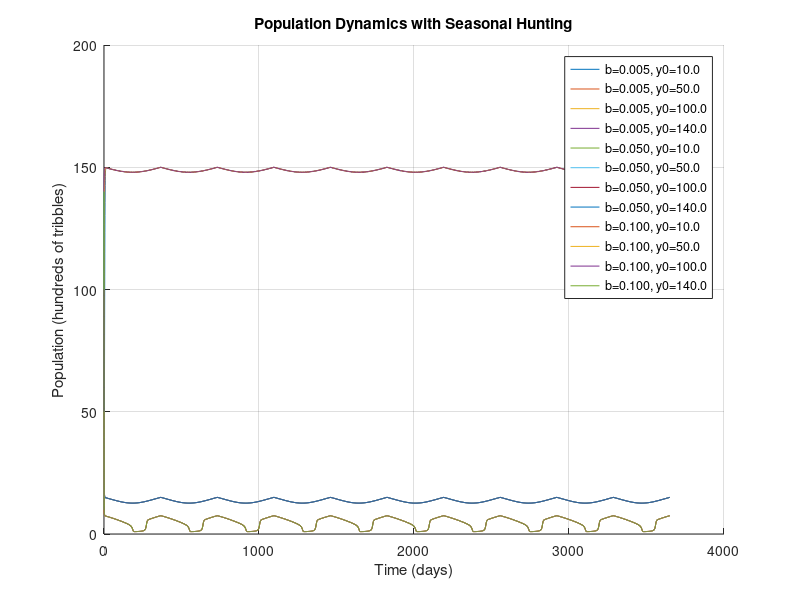

The MATLAB source for this figure:
a = 0.75; p = 1.5; q = 1.25;
b_values = [0.005, 0.05, 0.1];
T = 10*365;
t_span = [0, T];

H_seasonal = @(t, y) (p * y.^3) ./ (q + y.^3) .* abs(sin(pi * t / 365));

figure;
hold on;
for i = 1:length(b_values)
    b = b_values(i);
    f_seasonal = @(t, y) a * y - b * y.^2 - H_seasonal(t, y);
    
    for y0 = [10, 50, 100, 140]
        [t, y] = ode45(f_seasonal, t_span, y0);
        plot(t, y, 'DisplayName', sprintf('b=%.3f, y0=%.1f', b, y0));
    end
end
xlabel('Time (days)');
ylabel('Population (hundreds of tribbles)');
title('Population Dynamics with Seasonal Hunting');
legend('show');
grid on;